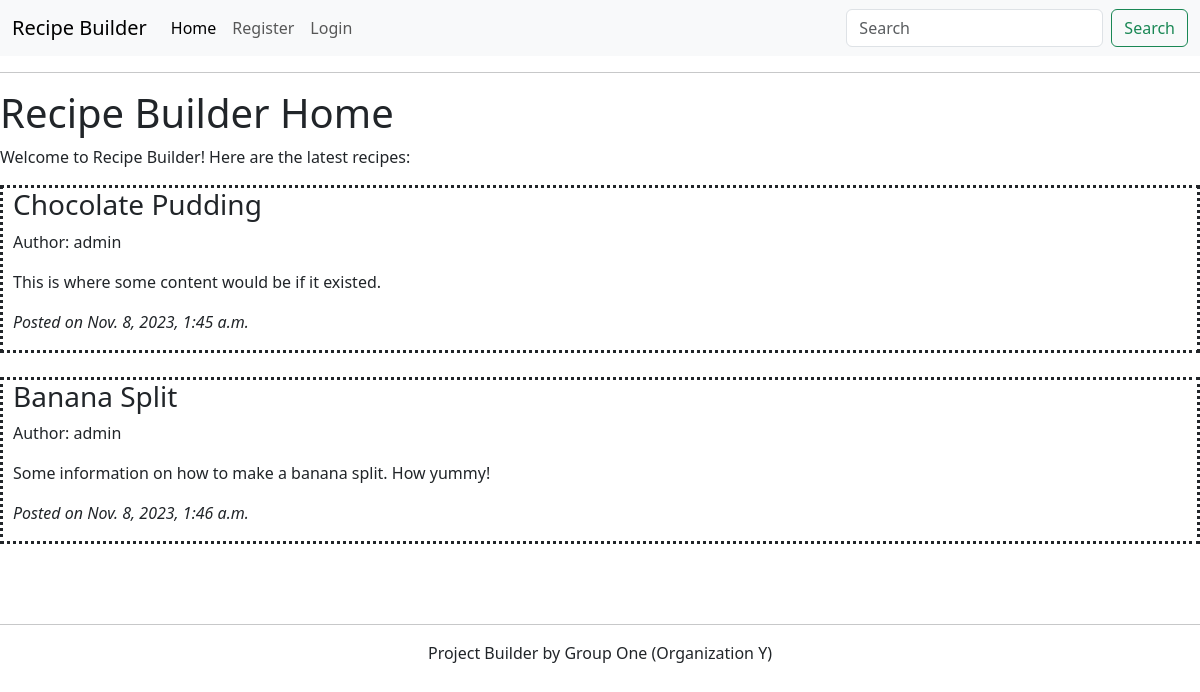
/, run on an earlier commit of the app's database.
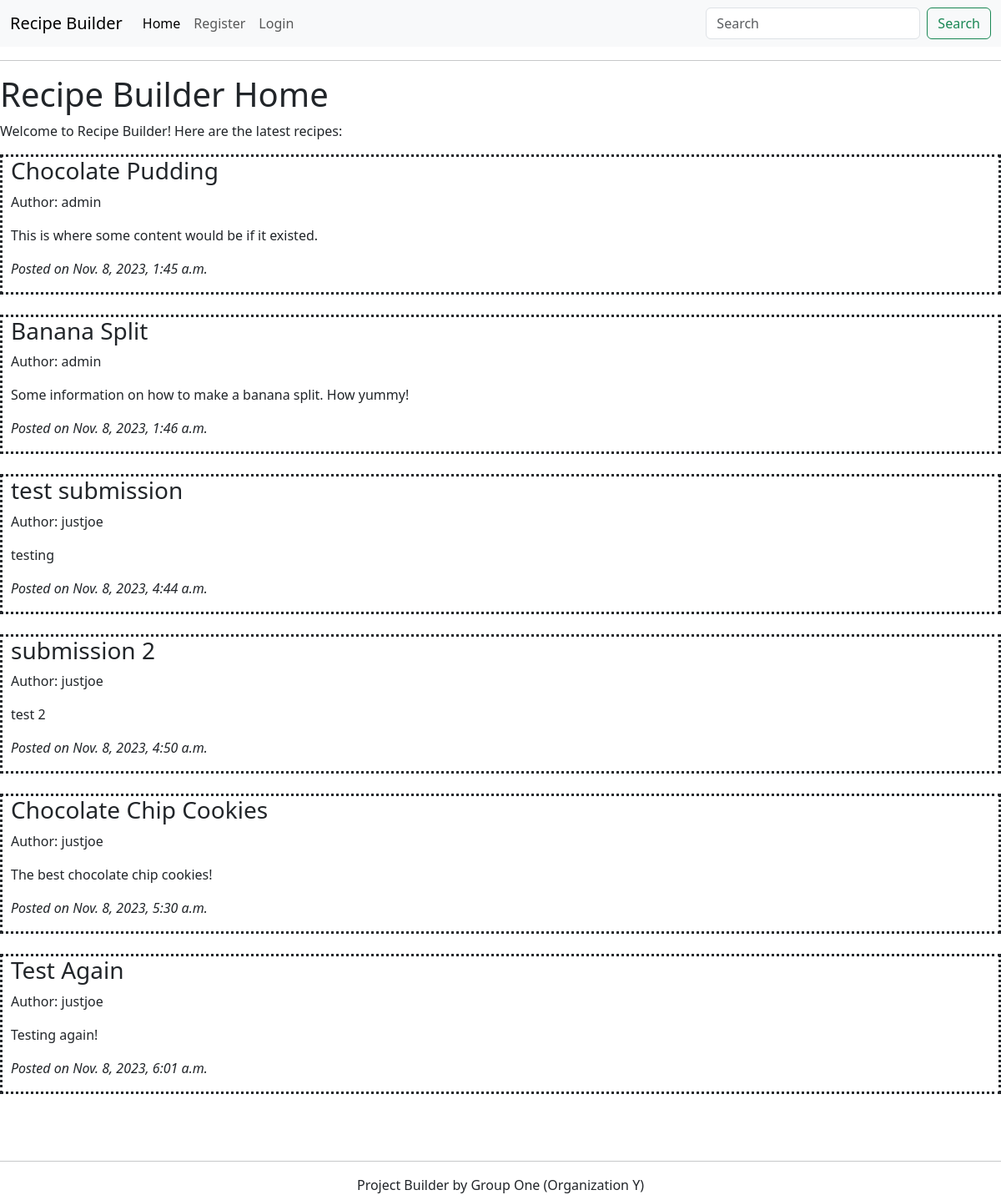
And on a later commit of the database.
### core/models.py (models this page shows, shortened)
class Recipes(models.Model):
    title = models.CharField(max_length=200)
    content = models.TextField()
    date = models.DateTimeField(default=timezone.now)
    author = models.ForeignKey(User, on_delete=models.CASCADE)

### core/views.py (the view)
# urls.py: path('', views.home, name="recipe-home"),
def home(request):
    return render(request, "home.html", {'posts': Recipes.objects.all(), 'title': 'Home'})

### core/templates/home.html (shortened to what this page needs)
{% extends 'base.html' %}
{% block content %}
    <h1>Recipe Builder Home</h1>
    <p>Welcome to Recipe Builder! Here are the latest recipes:</p>
    {% for post in posts %}
        <div style="border-style: dotted; padding-left: 10px; margin: 0 auto;">
            <h3>{{ post.title }}</h3>
            <p>Author: {{ post.author }}</p>
            <p>{{ post.content }}</p>
            <p style="font-style: italic;">Posted on {{ post.date }}</p>
        </div>
        <br>
    {% endfor %}
{% endblock content %}

### core/templates/base.html (shortened to what this page needs)
<!DOCTYPE html>
<html>
<head>
    <link href="https://cdn.jsdelivr.net/npm/bootstrap@5.3.2/dist/css/bootstrap.min.css" rel="stylesheet">
  </head>
</head>
<body>
    <nav class="navbar navbar-expand-lg bg-body-tertiary">
        <div class="container-fluid">
          <a class="navbar-brand" href="#">Recipe Builder</a>
          <div class="collapse navbar-collapse" id="navbarSupportedContent">
            <ul class="navbar-nav me-auto mb-2 mb-lg-0">
              <li class="nav-item">
                <a class="nav-link active" aria-current="page" href='{% url 'recipe-home' %}'>Home</a>
              </li>
              {% if not user.is_authenticated %}
              <li class="nav-item">
                <a class="nav-link" href='{% url 'recipe-register' %}'>Register</a>
              </li>
              <li class="nav-item">
                <a class="nav-link" href='{% url 'login' %}'>Login</a>
              </li>
              {% endif %}
            </ul>
            <form class="d-flex" role="search">
              <input class="form-control me-2" type="search" placeholder="Search" aria-label="Search">
              <button class="btn btn-outline-success" type="submit">Search</button>
            </form>
          </div>
        </div>
      </nav>
    <hr>
    {% block content %}
    {% endblock content %}
    <br>
    <hr>
    <div style="text-align:center;">Project Builder by Group One (Organization Y)</div>
</body>
</html>

What changed in the data, as far as the page shows it:
added Recipes: title "test submission", author "justjoe", content "testing", date "Nov. 8, 2023, 4:44 a.m."
added Recipes: title "submission 2", author "justjoe", content "test 2", date "Nov. 8, 2023, 4:50 a.m."
added Recipes: title "Chocolate Chip Cookies", author "justjoe", content "The best chocolate chip cookies!", date "Nov. 8, 2023, 5:30 a.m."
added Recipes: title "Test Again", author "justjoe", content "Testing again!", date "Nov. 8, 2023, 6:01 a.m."
